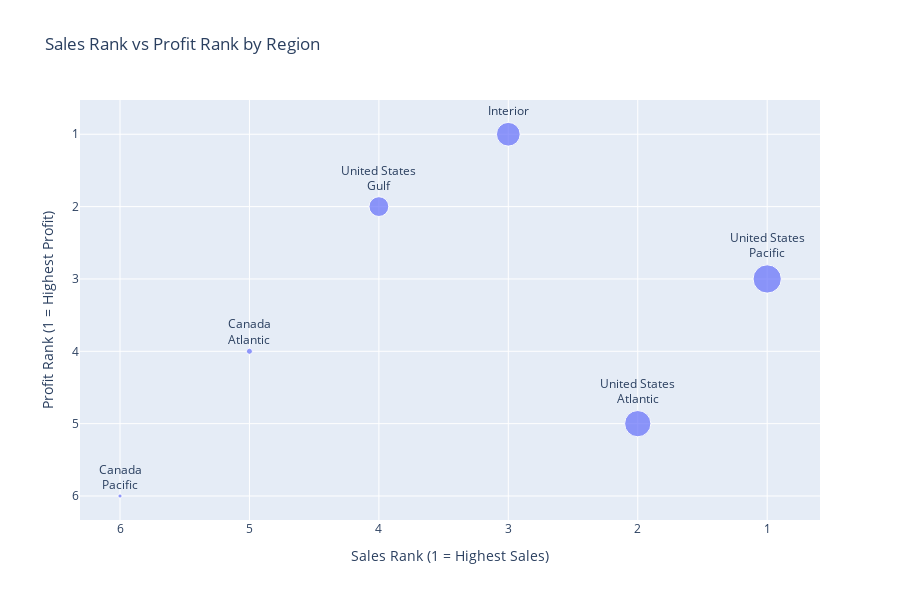

The notebook cell this image was saved under:
### Code cell
df_2["label"] = df_2["countryregion"] + "<br>" + df_2["region"]

fig = px.scatter(
    df_2,
    x="sales_rank",
    y="profit_percentage_rank",
    text="label",
    size="total_sales",                                  
    title="Sales Rank vs Profit Rank by Region",
    width=900,
    height=600
)

fig.update_traces(textposition="top center")
fig.update_xaxes(autorange="reversed", title="Sales Rank (1 = Highest Sales)")
fig.update_yaxes(autorange="reversed", title="Profit Rank (1 = Highest Profit)")

fig.show()

### Figure 1 — Plotly figure (JSON) as saved in the notebook; plotly's stock layout.template omitted (floating-point values rounded to 4 significant figures)
{"data": [{"hovertemplate": "sales_rank=%{x}<br>profit_percentage_rank=%{y}<br>total_sales=%{marker.size}<br>label=%{text}<extra></extra>", "legendgroup": "", "marker": {"color": "#636efa", "size": [45460.0, 39100.0, 31930.0, 22250.0, 2046.0, 999.6], "sizemode": "area", "sizeref": 113.6, "symbol": "circle"}, "mode": "markers+text", "name": "", "orientation": "v", "showlegend": false, "text": ["United States<br>Pacific", "United States<br>Atlantic", "United States<br>Interior", "United States<br>Gulf", "Canada<br>Atlantic", "Canada<br>Pacific"], "textposition": "top center", "type": "scatter", "x": [1, 2, 3, 4, 5, 6], "xaxis": "x", "y": [3, 5, 1, 2, 4, 6], "yaxis": "y"}], "layout": {"height": 600, "legend": {"itemsizing": "constant", "tracegroupgap": 0}, "title": {"text": "Sales Rank vs Profit Rank by Region"}, "width": 900, "xaxis": {"anchor": "y", "autorange": "reversed", "domain": [0, 1], "title": {"text": "Sales Rank (1 = Highest Sales)"}}, "yaxis": {"anchor": "x", "autorange": "reversed", "domain": [0, 1], "title": {"text": "Profit Rank (1 = Highest Profit)"}}}}
